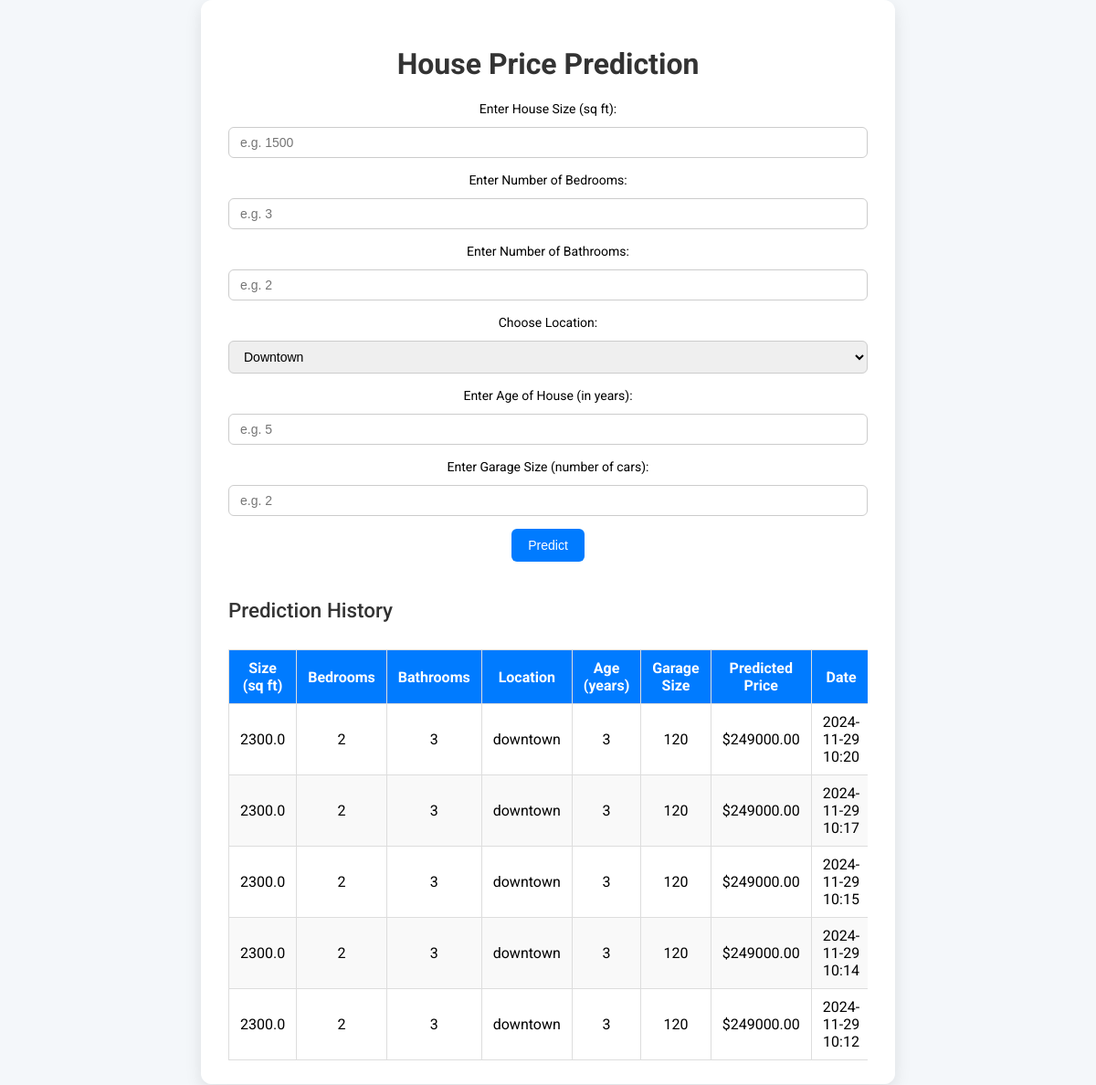
The page / on the database its author committed.
### calc/models.py (models this page shows, shortened)
class HousePriceHistory(models.Model):
    size = models.FloatField()
    bedrooms = models.IntegerField()
    bathrooms = models.IntegerField()
    location = models.CharField(max_length=50)
    age = models.IntegerField()
    garage = models.IntegerField()
    predicted_price = models.DecimalField(max_digits=15, decimal_places=2)
    timestamp = models.DateTimeField(auto_now_add=True)

### calc/views.py (the view, shortened to what this page needs)
# urls.py: path('', views.predict, name='predict'),
def predict(request):
    prediction = None
    inputs = None
    history = HousePriceHistory.objects.all().order_by('-timestamp')[:5]
    return render(request, 'predict.html', {'prediction': prediction, 'inputs': inputs, 'history': history})

### templates/predict.html (shortened to what this page needs)
<!DOCTYPE html>
<html lang="en">
<head>
</head>
<body>
    <div class="container">
        <h1>House Price Prediction</h1>
        <form method="post">
            <label for="size">Enter House Size (sq ft):</label>
            <input type="number" id="size" name="size" required step="any" placeholder="e.g. 1500" value="{{ inputs.size }}">
            <label for="bedrooms">Enter Number of Bedrooms:</label>
            <input type="number" id="bedrooms" name="bedrooms" required placeholder="e.g. 3" value="{{ inputs.bedrooms }}">
            <label for="bathrooms">Enter Number of Bathrooms:</label>
            <input type="number" id="bathrooms" name="bathrooms" required placeholder="e.g. 2" value="{{ inputs.bathrooms }}">
            <label for="location">Choose Location:</label>
            <select id="location" name="location" required>
                <option value="downtown" {% if inputs.location == "downtown" %} selected {% endif %}>Downtown</option>
            </select>
            <label for="age">Enter Age of House (in years):</label>
            <input type="number" id="age" name="age" required placeholder="e.g. 5" value="{{ inputs.age }}">
            <label for="garage">Enter Garage Size (number of cars):</label>
            <input type="number" id="garage" name="garage" required placeholder="e.g. 2" value="{{ inputs.garage }}">
            <button type="submit">Predict</button>
        </form>
        <div class="history-container">
            <div class="history-title">Prediction History</div>
            <table>
                <thead>
                    <tr>
                        <th>Size (sq ft)</th>
                        <th>Bedrooms</th>
                        <th>Bathrooms</th>
                        <th>Location</th>
                        <th>Age (years)</th>
                        <th>Garage Size</th>
                        <th>Predicted Price</th>
                        <th>Date</th>
                    </tr>
                </thead>
                <tbody>
                    {% for entry in history %}
                    <tr>
                        <td>{{ entry.size }}</td>
                        <td>{{ entry.bedrooms }}</td>
                        <td>{{ entry.bathrooms }}</td>
                        <td>{{ entry.location }}</td>
                        <td>{{ entry.age }}</td>
                        <td>{{ entry.garage }}</td>
                        <td>${{ entry.predicted_price|floatformat:2 }}</td>
                        <td>{{ entry.timestamp|date:"Y-m-d H:i" }}</td>
                    </tr>
                    {% empty %}
                    <tr>
                        <td colspan="8">No prediction history available.</td>
                    </tr>
                    {% endfor %}
                </tbody>
            </table>
        </div>
    </div>
</body>
</html>

### templates/predict.html (style rules this page uses)
body { font-family: 'Roboto', sans-serif; background-color: #f4f7fa; margin: 0; padding: 0; display: flex; justify-content: center; align-items: flex-start; min-height: 100vh; overflow-y: auto; box-sizing: border-box; }
.container { background-color: white; padding: 30px; border-radius: 12px; box-shadow: 0 6px 18px rgba(0, 0, 0, 0.1); width: 100%; max-width: 700px; text-align: center; max-height: 90vh; overflow-y: auto; }
h1 { color: #333; margin-bottom: 20px; }
label { font-size: 14px; margin-bottom: 6px; display: inline-block; text-align: left; }
input[type="number"], select { width: 100%; padding: 8px 12px; margin: 6px 0 14px 0; font-size: 14px; border-radius: 6px; border: 1px solid #ccc; box-sizing: border-box; transition: border-color 0.3s; }
button { padding: 10px 18px; background-color: #007bff; color: white; border: none; border-radius: 6px; cursor: pointer; font-size: 14px; transition: background-color 0.3s; }
table { width: 100%; margin-top: 30px; border-collapse: collapse; }
table th, table td { padding: 10px 12px; text-align: center; border: 1px solid #ddd; }
table th { background-color: #007bff; color: white; }
table tr:nth-child(even) { background-color: #f9f9f9; }
.history-container { margin-top: 40px; overflow-x: auto; }
.history-title { font-size: 1.4em; margin-bottom: 20px; text-align: left; color: #333; font-weight: 500; }

### rows shown on the page
HousePriceHistory: size "2300.0", bedrooms "2", bathrooms "3", location "downtown", age "3", garage "120", predicted_price "249000.00", timestamp "2024-11-29 10:20"
HousePriceHistory: size "2300.0", bedrooms "2", bathrooms "3", location "downtown", age "3", garage "120", predicted_price "249000.00", timestamp "2024-11-29 10:17"
HousePriceHistory: size "2300.0", bedrooms "2", bathrooms "3", location "downtown", age "3", garage "120", predicted_price "249000.00", timestamp "2024-11-29 10:15"
HousePriceHistory: size "2300.0", bedrooms "2", bathrooms "3", location "downtown", age "3", garage "120", predicted_price "249000.00", timestamp "2024-11-29 10:14"
HousePriceHistory: size "2300.0", bedrooms "2", bathrooms "3", location "downtown", age "3", garage "120", predicted_price "249000.00", timestamp "2024-11-29 10:12"
